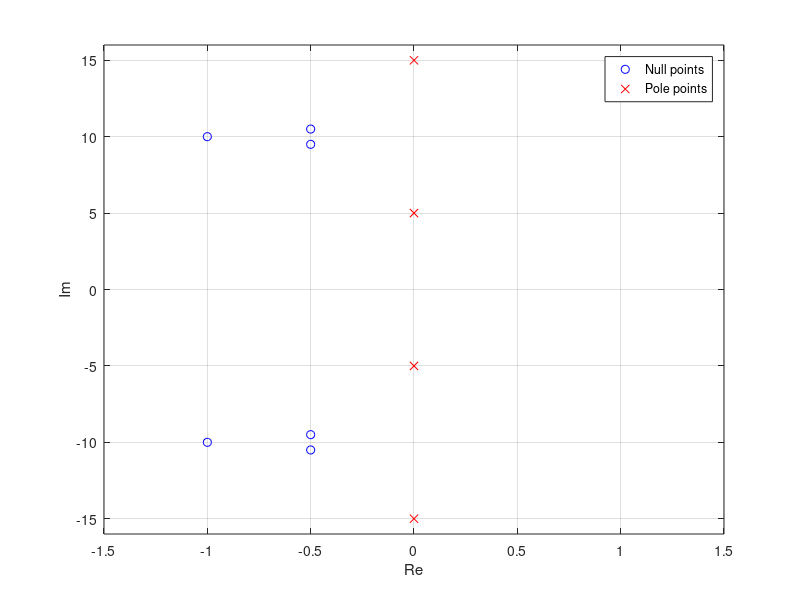
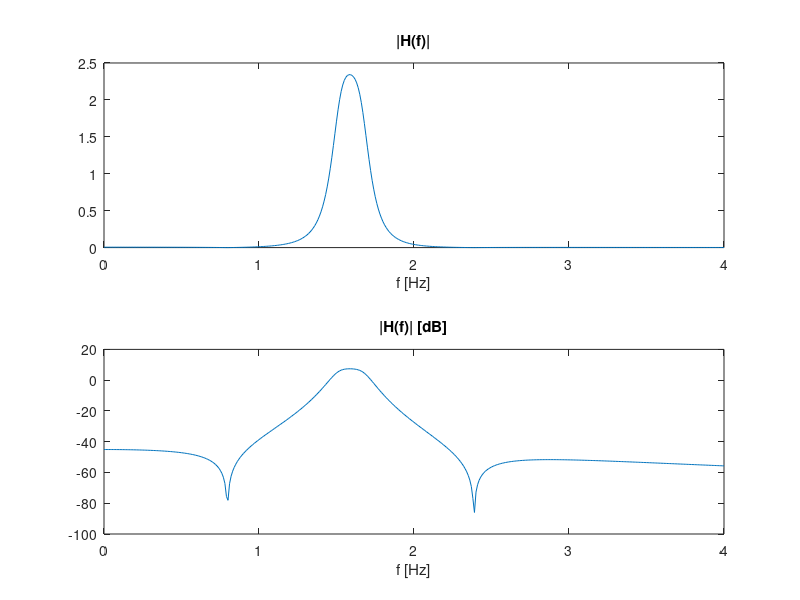
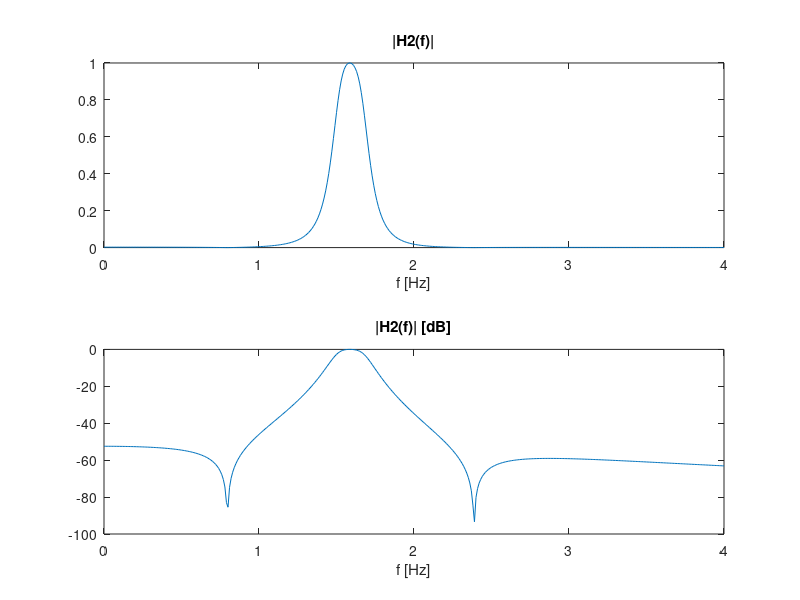
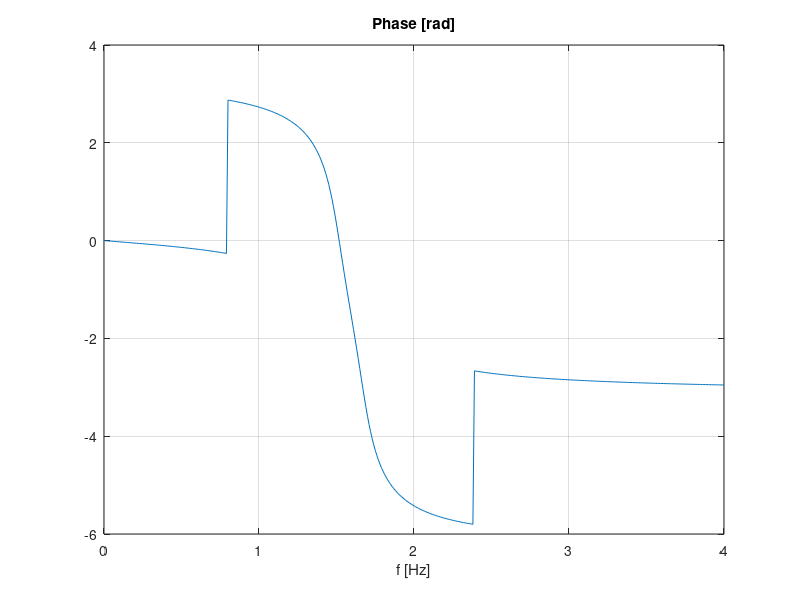

Reproduce these figures in MATLAB, in order.
%% Set the null points and pole points
clear all; close all; clc;

p = [-0.5+9.5*j, -1+10*j, -0.5+10.5*j]; p = [p, conj(p)];
z = [5*j, 15*j];                        z = [z, conj(z)];
% construct the polynomes
a = poly(p);
b = poly(z);
f = 0:0.01:4;    w = 2*pi*f; s = j*w;
H = polyval(b, s)./polyval(a, s);

%% Plot the null and pole points

figure;
plot(p, 'bo'); hold on; plot(z, 'rx'); xlim([-1.5 1.5]); ylim([-16 16]);
legend('Null points', 'Pole points'); xlabel('Re'); ylabel('Im'); grid on;

%% Plot the transmission function

figure;
subplot(211); plot(f, abs(H)); title('|H(f)|'); xlabel('f [Hz]');
subplot(212); plot(f, 20*log10(abs(H))); title('|H(f)| [dB]'); xlabel('f [Hz]');

%% Correct the plot

H2 = H./max(H);
figure;
subplot(211); plot(f, abs(H2)); title('|H2(f)|'); xlabel('f [Hz]');
subplot(212); plot(f, 20*log10(abs(H2))); title('|H2(f)| [dB]'); xlabel('f [Hz]');

%% Phase plot

figure; plot( f, unwrap(angle(H))); xlabel('f [Hz]'); title('Phase [rad]'); grid;